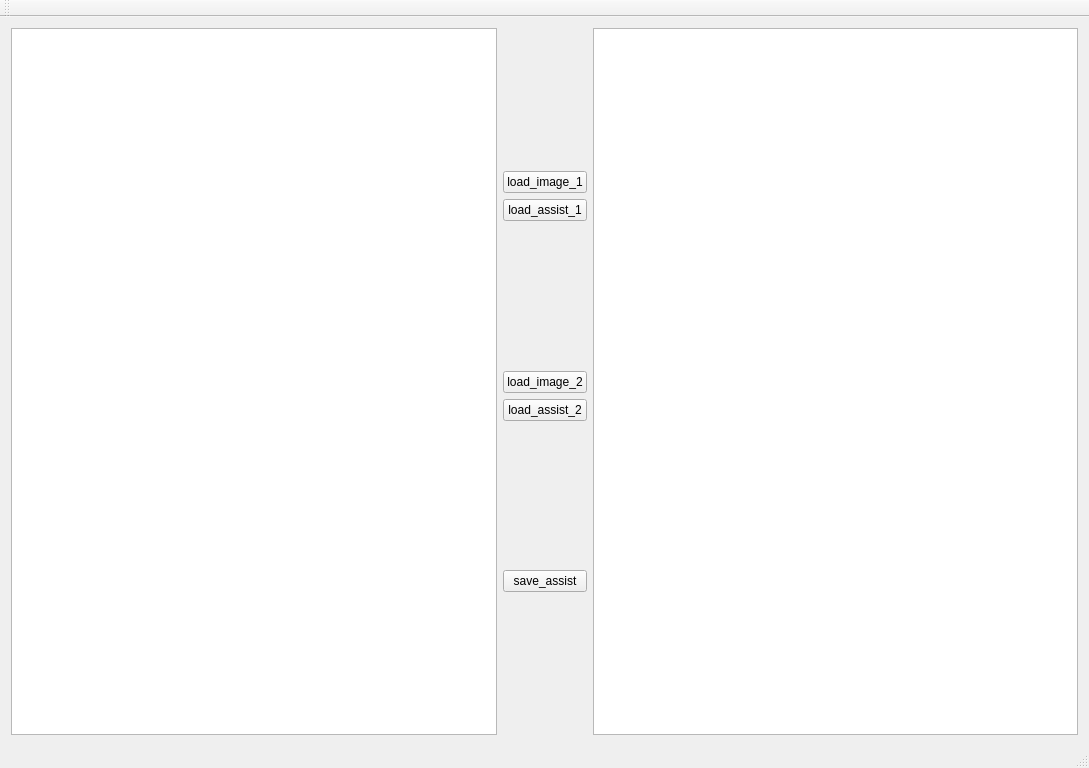
<?xml version="1.0" encoding="UTF-8"?>
<ui version="4.0">
 <class>MainWindow</class>
 <widget class="QMainWindow" name="MainWindow">
  <property name="geometry">
   <rect>
    <x>0</x>
    <y>0</y>
    <width>1089</width>
    <height>768</height>
   </rect>
  </property>
  <property name="windowTitle">
   <string>MainWindow</string>
  </property>
  <widget class="QWidget" name="centralWidget">
   <layout class="QHBoxLayout" name="horizontalLayout">
    <item>
     <widget class="MyGraphicsView" name="graphicsView_1"/>
    </item>
    <item>
     <layout class="QVBoxLayout" name="verticalLayout">
      <item>
       <spacer name="verticalSpacer">
        <property name="orientation">
         <enum>Qt::Vertical</enum>
        </property>
        <property name="sizeHint" stdset="0">
         <size>
          <width>20</width>
          <height>40</height>
         </size>
        </property>
       </spacer>
      </item>
      <item>
       <widget class="QPushButton" name="load_image_1">
        <property name="text">
         <string>load_image_1</string>
        </property>
       </widget>
      </item>
      <item>
       <widget class="QPushButton" name="load_assist_1">
        <property name="text">
         <string>load_assist_1</string>
        </property>
       </widget>
      </item>
      <item>
       <spacer name="verticalSpacer_2">
        <property name="orientation">
         <enum>Qt::Vertical</enum>
        </property>
        <property name="sizeHint" stdset="0">
         <size>
          <width>20</width>
          <height>40</height>
         </size>
        </property>
       </spacer>
      </item>
      <item>
       <widget class="QPushButton" name="load_image_2">
        <property name="text">
         <string>load_image_2</string>
        </property>
       </widget>
      </item>
      <item>
       <widget class="QPushButton" name="load_assist_2">
        <property name="text">
         <string>load_assist_2</string>
        </property>
       </widget>
      </item>
      <item>
       <spacer name="verticalSpacer_3">
        <property name="orientation">
         <enum>Qt::Vertical</enum>
        </property>
        <property name="sizeHint" stdset="0">
         <size>
          <width>20</width>
          <height>40</height>
         </size>
        </property>
       </spacer>
      </item>
      <item>
       <widget class="QPushButton" name="save_assist">
        <property name="text">
         <string>save_assist</string>
        </property>
       </widget>
      </item>
      <item>
       <spacer name="verticalSpacer_4">
        <property name="orientation">
         <enum>Qt::Vertical</enum>
        </property>
        <property name="sizeHint" stdset="0">
         <size>
          <width>20</width>
          <height>40</height>
         </size>
        </property>
       </spacer>
      </item>
     </layout>
    </item>
    <item>
     <widget class="MyGraphicsView" name="graphicsView_2"/>
    </item>
   </layout>
  </widget>
  <widget class="QMenuBar" name="menuBar">
   <property name="geometry">
    <rect>
     <x>0</x>
     <y>0</y>
     <width>1089</width>
     <height>23</height>
    </rect>
   </property>
  </widget>
  <widget class="QToolBar" name="mainToolBar">
   <attribute name="toolBarArea">
    <enum>TopToolBarArea</enum>
   </attribute>
   <attribute name="toolBarBreak">
    <bool>false</bool>
   </attribute>
  </widget>
  <widget class="QStatusBar" name="statusBar"/>
 </widget>
 <layoutdefault spacing="6" margin="11"/>
 <customwidgets>
  <customwidget>
   <class>MyGraphicsView</class>
   <extends>QGraphicsView</extends>
   <header>MyGraphicsView.h</header>
  </customwidget>
 </customwidgets>
 <resources/>
 <connections/>
</ui>
